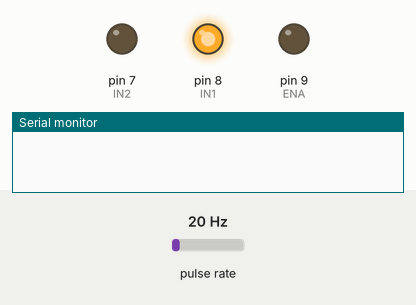
Bench run of a sketch on a simulated Arduino Uno, built with avr-gcc and run on an emulated ATmega328P. On the bench: output pins drawn as LEDs (lit = HIGH), the last lines printed to the serial monitor. Wiring (inferred from the names in the program): pulse sensor: data pin 2. Inputs (shaded band) come from the test bench; at power-on: pulse rate 20 Hz.

Above: at 0.05 s.
At 1.2 s:
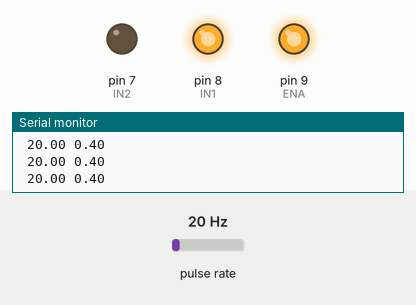
1.3 s: pulse rate (sensor on pin 2) set to 50 Hz
4.3 s: pulse rate (sensor on pin 2) set to 4 Hz
5.9 s: pulse rate (sensor on pin 2) set to 100 Hz
At 6.3 s:
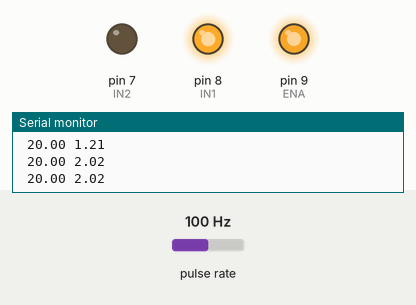
Timing chart, 0 to 11.0 s (numbered marks = the images above; inputs shaded):
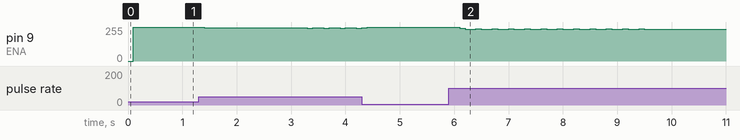

The sketch:

P_controller.ino
```cpp
// P control with base feedforward
const int ENA = 9, IN1 = 8, IN2 = 7;
const int ENCODER_A = 2;
volatile long encoderCount = 0;

const int CPR = 2973;
unsigned long lastTime = 0;
const unsigned long sampleTime = 100; // ms

float setpoint = 20.0;     // RPM target
float Kp = 10.0;            // start small, then increase
int basePWM = 60;

void encoderISR() { encoderCount++; }

void setup()
{
  pinMode(ENA, OUTPUT); pinMode(IN1, OUTPUT); pinMode(IN2, OUTPUT);
  pinMode(ENCODER_A, INPUT_PULLUP);
  attachInterrupt(digitalPinToInterrupt(ENCODER_A), encoderISR, RISING);
  Serial.begin(115200);
  digitalWrite(IN1, HIGH); digitalWrite(IN2, LOW); // forward
  lastTime = millis();
}

void loop()
{
  unsigned long now = millis();
  if (now - lastTime >= sampleTime){
    unsigned long dt = now - lastTime;
    lastTime = now;

    noInterrupts();
    long c = encoderCount;
    encoderCount = 0;
    interrupts();

    float rpm = (c * (60000.0 / dt)) / CPR;

    // P-control with base feedforward
    float error = setpoint - rpm;
    int u = basePWM + (int)(Kp * error);

    u = constrain(u, 0, 255);
    analogWrite(ENA, u);


    Serial.print(setpoint);
    Serial.print(" ");
    Serial.println(rpm);
    Serial.print(" ");

  }
}
```

Measured:
- after the input at 5.9 s, pin 9 (ENA): 255/255 → 247/255 after 0.20 s, → 239/255 0.10 s later, → 241/255 0.20 s later, → 239/255 0.10 s later, … (34 changes in this stretch)
- by itself, pin 9 (ENA): repeats every 0.30 s: 251/255 0.10 s, 247/255 0.10 s, 249/255 0.10 s
